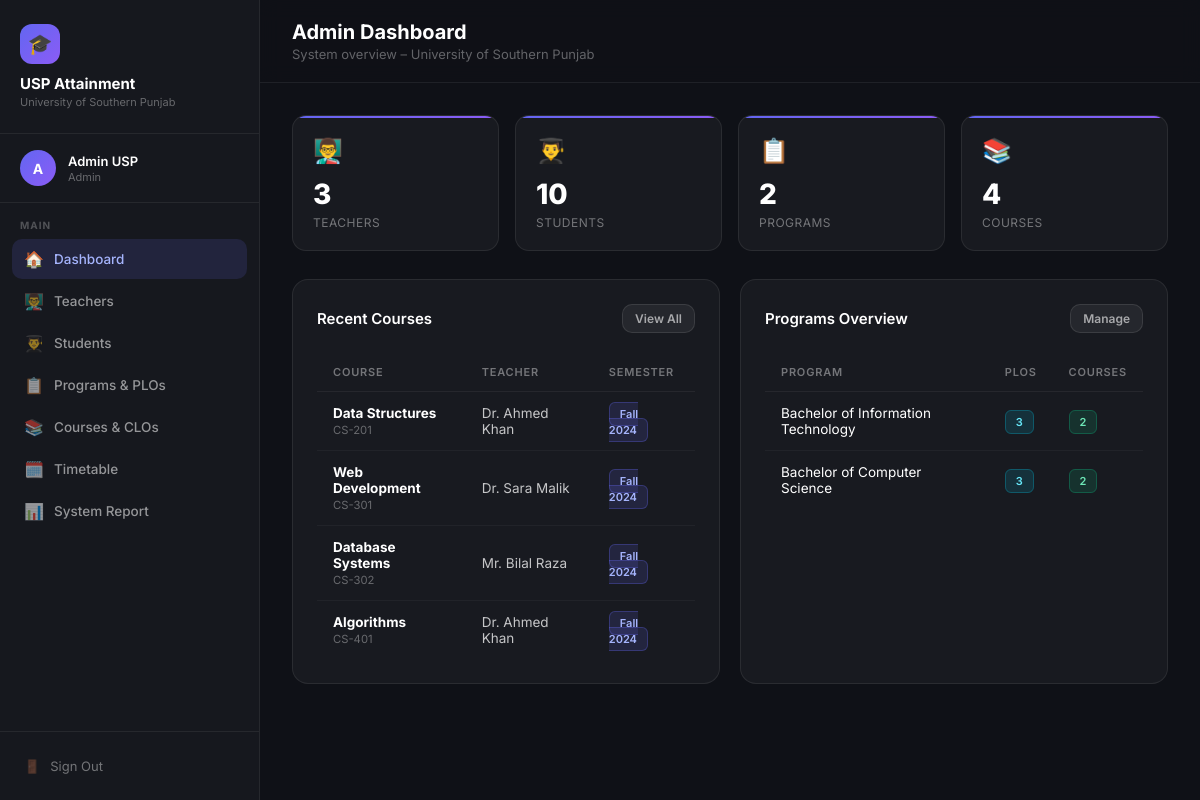
The page /admin/ (signed in) on the database its author committed.
### models.py (models this page shows, shortened)
class User(db.Model, UserMixin):
    id = db.Column(db.Integer, primary_key=True)
    name = db.Column(db.String(200), nullable=False)
    email = db.Column(db.String(200), unique=True, nullable=False)
    password_hash = db.Column(db.String(256), nullable=False)
    role = db.Column(db.String(20), nullable=False)  # admin, teacher, student

class Course(db.Model):
    id = db.Column(db.Integer, primary_key=True)
    program_id = db.Column(db.Integer, db.ForeignKey('program.id'), nullable=False)
    teacher_id = db.Column(db.Integer, db.ForeignKey('user.id'), nullable=False)
    name = db.Column(db.String(200), nullable=False)
    code = db.Column(db.String(50), nullable=False)
    semester = db.Column(db.String(50), nullable=False)
    teacher = db.relationship('User', backref='courses')
    clos = db.relationship('CLO', backref='course', lazy=True, cascade='all, delete-orphan')
    timetable = db.relationship('Timetable', backref='course', lazy=True, cascade='all, delete-orphan')
    outline = db.relationship('Outline', backref='course', lazy=True, cascade='all, delete-orphan')
    enrollments = db.relationship('Enrollment', backref='course', lazy=True, cascade='all, delete-orphan')

class Program(db.Model):
    id = db.Column(db.Integer, primary_key=True)
    name = db.Column(db.String(200), nullable=False)
    plos = db.relationship('PLO', backref='program', lazy=True, cascade='all, delete-orphan')
    courses = db.relationship('Course', backref='program', lazy=True)

### admin.py (the view)
@admin_bp.route('/')
@login_required
@admin_required
def dashboard():
    teachers = User.query.filter_by(role='teacher').all()
    students = User.query.filter_by(role='student').all()
    programs = Program.query.all()
    courses = Course.query.all()
    return render_template('admin/dashboard.html',
        teachers=teachers, students=students,
        programs=programs, courses=courses)

### admin.py (called while the page is built)
def admin_required(f):
    @wraps(f)
    def decorated(*args, **kwargs):
        if current_user.role != 'admin':
            return redirect(url_for('auth.login'))
        return f(*args, **kwargs)
    return decorated

### app.py (called while the page is built)
@login_manager.user_loader
def load_user(user_id):
    return User.query.get(int(user_id))

### templates/admin/dashboard.html (shortened to what this page needs)
{% extends 'base.html' %}
{% block page_title %}Admin Dashboard{% endblock %}
{% block page_sub %}System overview – University of Southern Punjab{% endblock %}
{% block sidebar_nav %}
<div class="nav-section">
    <div class="nav-section-title">Main</div>
    <a href="{{ url_for('admin.dashboard') }}" class="nav-link active"><span class="icon">🏠</span> Dashboard</a>
    <a href="{{ url_for('admin.teachers') }}" class="nav-link"><span class="icon">👨‍🏫</span> Teachers</a>
    <a href="{{ url_for('admin.students') }}" class="nav-link"><span class="icon">👨‍🎓</span> Students</a>
    <a href="{{ url_for('admin.programs') }}" class="nav-link"><span class="icon">📋</span> Programs & PLOs</a>
    <a href="{{ url_for('admin.courses') }}" class="nav-link"><span class="icon">📚</span> Courses & CLOs</a>
    <a href="{{ url_for('admin.timetable') }}" class="nav-link"><span class="icon">🗓️</span> Timetable</a>
    <a href="{{ url_for('admin.report') }}" class="nav-link"><span class="icon">📊</span> System Report</a>
</div>
{% endblock %}
{% block content %}
<div class="stats-grid">
    <div class="stat-card">
        <div class="stat-icon">👨‍🏫</div>
        <div class="stat-num">{{ teachers|length }}</div>
        <div class="stat-label">Teachers</div>
    </div>
    <div class="stat-card">
        <div class="stat-icon">👨‍🎓</div>
        <div class="stat-num">{{ students|length }}</div>
        <div class="stat-label">Students</div>
    </div>
    <div class="stat-card">
        <div class="stat-icon">📋</div>
        <div class="stat-num">{{ programs|length }}</div>
        <div class="stat-label">Programs</div>
    </div>
    <div class="stat-card">
        <div class="stat-icon">📚</div>
        <div class="stat-num">{{ courses|length }}</div>
        <div class="stat-label">Courses</div>
    </div>
</div>
<div class="grid-2">
    <div class="card">
        <div class="card-header">
            <div class="card-title">Recent Courses</div>
            <a href="{{ url_for('admin.courses') }}" class="btn btn-secondary btn-sm">View All</a>
        </div>
        {% if courses %}
        <div class="table-wrap">
            <table>
                <thead>
                    <tr>
                        <th>Course</th>
                        <th>Teacher</th>
                        <th>Semester</th>
                    </tr>
                </thead>
                <tbody>
                    {% for course in courses[:5] %}
                    <tr>
                        <td><strong style="color:#fff">{{ course.name }}</strong><br><small style="color:rgba(255,255,255,0.35)">{{ course.code }}</small></td>
                        <td>{{ course.teacher.name }}</td>
                        <td><span class="badge badge-purple">{{ course.semester }}</span></td>
                    </tr>
                    {% endfor %}
                </tbody>
            </table>
        </div>
        {% else %}
        <div class="empty"><div class="empty-icon">📚</div><p>No courses yet</p></div>
        {% endif %}
    </div>
    <div class="card">
        <div class="card-header">
            <div class="card-title">Programs Overview</div>
            <a href="{{ url_for('admin.programs') }}" class="btn btn-secondary btn-sm">Manage</a>
        </div>
        {% if programs %}
        <div class="table-wrap">
            <table>
                <thead>
                    <tr>
                        <th>Program</th>
                        <th>PLOs</th>
                        <th>Courses</th>
                    </tr>
                </thead>
                <tbody>
                    {% for program in programs %}
                    <tr>
                        <td style="color:#fff">{{ program.name }}</td>
                        <td><span class="badge badge-blue">{{ program.plos|length }}</span></td>
                        <td><span class="badge badge-green">{{ program.courses|length }}</span></td>
                    </tr>
                    {% endfor %}
                </tbody>
            </table>
        </div>
        {% else %}
        <div class="empty"><div class="empty-icon">📋</div><p>No programs yet</p></div>
        {% endif %}
    </div>
</div>
{% endblock %}

### templates/base.html (shortened to what this page needs)
<!DOCTYPE html>
<html lang="en">
<head>
</head>
<body>
    <div class="sidebar">
        <div class="sidebar-brand">
            <div class="brand-icon">🎓</div>
            <div class="brand-name">USP Attainment</div>
            <div class="brand-sub">University of Southern Punjab</div>
        </div>
        <div class="sidebar-user">
            <div class="user-avatar">{{ current_user.name[0] }}</div>
            <div>
                <div class="user-name">{{ current_user.name }}</div>
                <div class="user-role">{{ current_user.role }}</div>
            </div>
        </div>
        <nav class="sidebar-nav">
            {% block sidebar_nav %}{% endblock %}
        </nav>
        <div class="sidebar-footer">
            <a href="{{ url_for('auth.logout') }}" class="btn-logout">
                <span>🚪</span> Sign Out
            </a>
        </div>
    </div>
    <div class="main">
        <div class="topbar">
            <div>
                <div class="topbar-title">{% block page_title %}Dashboard{% endblock %}</div>
                <div class="topbar-sub">{% block page_sub %}{% endblock %}</div>
            </div>
        </div>
        <div class="content">
            {% block content %}{% endblock %}
        </div>
    </div>
</body>
</html>

### rows shown on the page
User: name "A", name "Admin USP", role "Admin"
Course: name "Data Structures", code "CS-201", teacher.name "Dr. Ahmed Khan", semester "Fall 2024"
Course: name "Web Development", code "CS-301", teacher.name "Dr. Sara Malik", semester "Fall 2024"
Course: name "Database Systems", code "CS-302", teacher.name "Mr. Bilal Raza", semester "Fall 2024"
Course: name "Algorithms", code "CS-401", teacher.name "Dr. Ahmed Khan", semester "Fall 2024"
Program: name "Bachelor of Information Technology", plos|length "3", courses|length "2"
Program: name "Bachelor of Computer Science", plos|length "3", courses|length "2"

### other values the page prints
{{ teachers|length }} "3"
{{ students|length }} "10"
{{ programs|length }} "2"
{{ courses|length }} "4"
